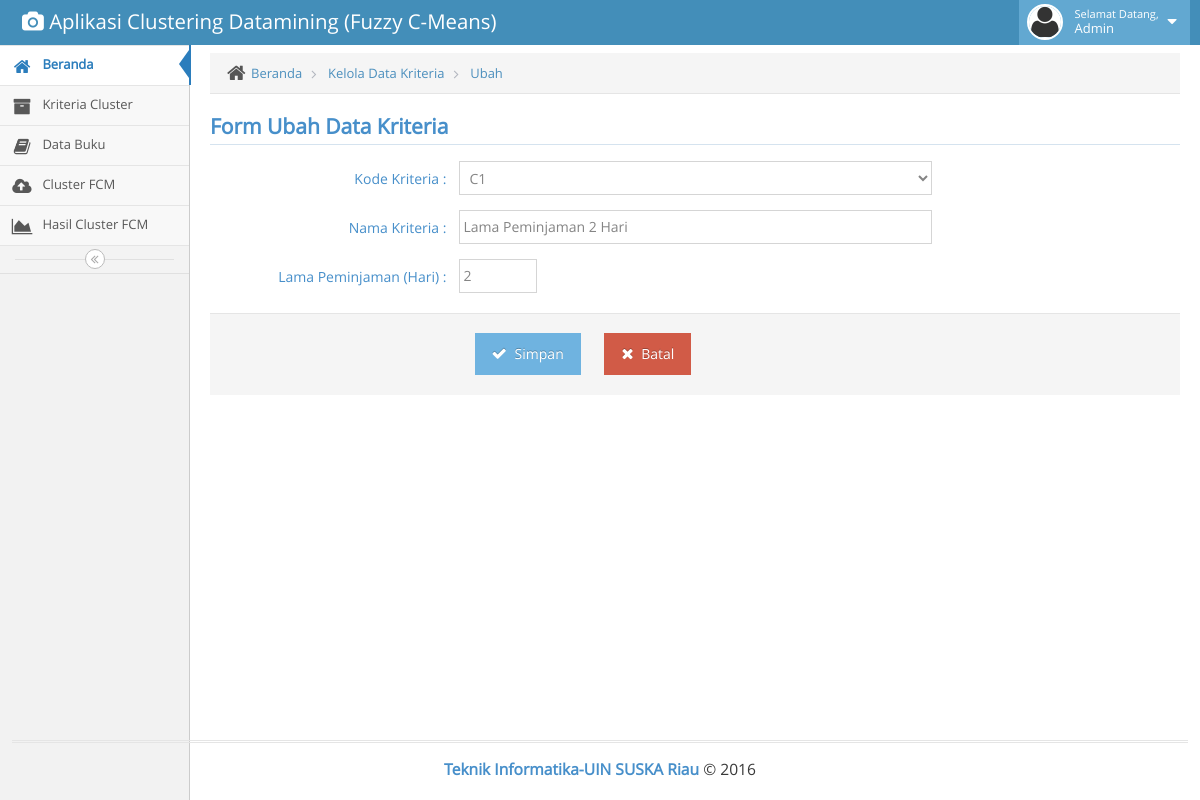
/admin.php?modul=kriteria&item=ubah&id=593d1df31ba10 (signed in), run on the app's committed database.
### tables this page shows
CREATE TABLE IF NOT EXISTS `kriteria_claster` (
  `krcID` varchar(30) NOT NULL,
  `krcKode` varchar(10) NOT NULL,
  `krcNama` varchar(255) NOT NULL,
  `krcLama` int(11) NOT NULL,
  `krcNCluster` int(11) NOT NULL
);

### config/database.php (called while the page is built, shortened)
<?php
class database extends PDO{
    public function query_select_array($query,$data=array()) {
        $query=  parent::prepare($query);
        $query->execute($data);
        $DataArray=array();
            while($data=$query->fetch(PDO::FETCH_ASSOC)){
                $DataArray[]=$data;
            }
            $datajson=json_encode($DataArray);
            return $datajson;
    }
}
?>

### View/kriteria.php (the view, shortened to what this page needs)
<?php
$item = @$_GET['item'];
$db = new database();
switch ($item) {
        ?>
        <?php
    case 'ubah':
        ?>
        <div class="breadcrumbs" id="breadcrumbs">
            <ul class="breadcrumb">
                <li>
                    <i class="ace-icon fa fa-home home-icon"></i>
                    <a href="admin.php">Beranda</a>
                </li>
                <li>
                    <a href="?modul=latih">Kelola Data Kriteria</a>
                </li>
                <li>
                    <a >Ubah</a>
                </li>
            </ul>
        </div>
        <div class="row">
            <div class="col-xs-12">
                <h3 class="header smaller lighter blue"><b>Form Ubah Data Kriteria</b></h3>
            </div>
        </div>
        <div class="row" >
            <div class="col-sm-12">
                <div  class="row">
                    <?php
                    $id = @$_GET['id'];
                    $json = $db->query_select_array("SELECT * FROM kriteria_claster WHERE krcID=?", array($id));
                    $data = json_decode($json, true);
                    ?>
                    <div class="col-xs-12">
                        <form class="form-horizontal" role="form" action="Controller/Kriteria.php?task=ubah" method="POST">
                            <div class="form-group">
                                <label class="col-sm-3 control-label no-padding-right blue bigger" for="form-field-1"> Kode Kriteria : </label>
                                <div class="col-sm-6">
                                    <select class="form-control" name="krcKode" required="">
                                        <option value="<?php echo $data[0]['krcKode']; ?>" selected><?php echo $data[0]['krcKode']; ?></option>;
                                    </select>
                                </div>
                            </div>
                            <div class="form-group">
                                <label class="col-sm-3 control-label no-padding-right blue bigger" for="form-field-1"> Nama Kriteria : </label>
                                <div class="col-sm-6">
                                    <input type="text" value="<?php echo $data[0]['krcNama'] ?>" name="krcNama" class="col-xs-12 col-sm-12" required/>
                                </div>
                            </div>
                            <div class="form-group">
                                <label class="col-sm-3 control-label no-padding-right blue bigger" for="form-field-1"> Lama Peminjaman (Hari) : </label>
                                <div class="col-sm-6">
                                    <input type="number" value="<?php echo $data[0]['krcLama'] ?>" name="krcLama" class="col-xs-12 col-sm-2" required/>
                                </div>
                            </div>
                            <div class="clearfix form-actions">
                                <div class="col-md-offset-3 col-md-9">
                                    <button class="btn btn-info" type="submit">
                                        <i class="ace-icon fa fa-check bigger-110" ></i>
                                        Simpan
                                    </button>
                                    <a href="?modul=kriteria" class="btn btn-danger">
                                        <i class="ace-icon fa fa-remove bigger-110"></i>
                                        Batal
                                    </a>
                                </div>
                            </div>
                        </form>
                    </div>
                </div>
            </div>
        </div>
        <?php
        break;
        ?>
        <?php
}
?>

### data on the page
kriteria_claster: krcKode "C1", krcNama "Lama Peminjaman 2 Hari", krcLama "2"

### other printed values
FUA_APP_NAME "Aplikasi Clustering Datamining (Fuzzy C-Means)"
